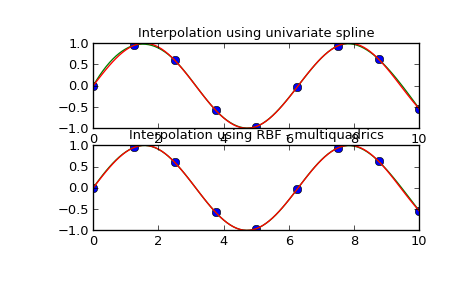

Generate this figure with Python:
import numpy as np
from scipy.interpolate import Rbf, InterpolatedUnivariateSpline
import matplotlib.pyplot as plt

# setup data
x = np.linspace(0, 10, 9)
y = np.sin(x)
xi = np.linspace(0, 10, 101)

# use fitpack2 method
ius = InterpolatedUnivariateSpline(x, y)
yi = ius(xi)

plt.subplot(2, 1, 1)
plt.plot(x, y, 'bo')
plt.plot(xi, yi, 'g')
plt.plot(xi, np.sin(xi), 'r')
plt.title('Interpolation using univariate spline')

# use RBF method
rbf = Rbf(x, y)
fi = rbf(xi)

plt.subplot(2, 1, 2)
plt.plot(x, y, 'bo')
plt.plot(xi, fi, 'g')
plt.plot(xi, np.sin(xi), 'r')
plt.title('Interpolation using RBF - multiquadrics')
plt.show()
